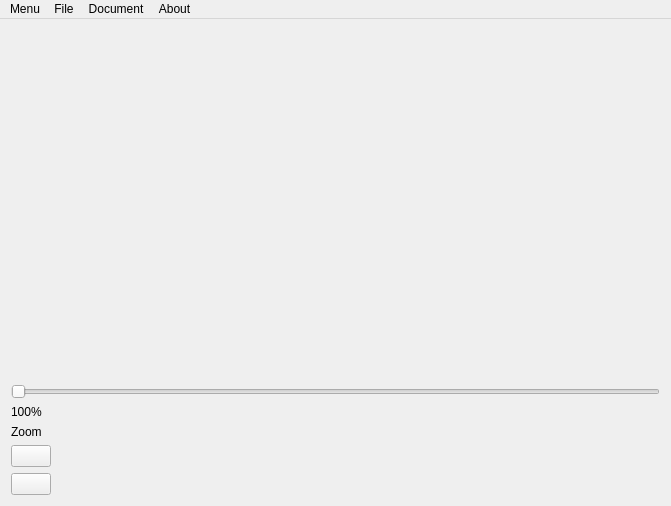
<?xml version="1.0" encoding="UTF-8"?>
<ui version="4.0">
 <class>MainWindowClass</class>
 <widget class="QMainWindow" name="MainWindowClass">
  <property name="geometry">
   <rect>
    <x>0</x>
    <y>0</y>
    <width>671</width>
    <height>506</height>
   </rect>
  </property>
  <property name="windowTitle">
   <string>MainWindow</string>
  </property>
  <widget class="QWidget" name="centralWidget">
   <property name="sizePolicy">
    <sizepolicy hsizetype="Fixed" vsizetype="Preferred">
     <horstretch>0</horstretch>
     <verstretch>0</verstretch>
    </sizepolicy>
   </property>
   <layout class="QHBoxLayout" name="horizontalLayout">
    <item>
     <layout class="QHBoxLayout" name="ImageShowerLayou">
      <item>
       <layout class="QVBoxLayout" name="EditButtonLayout">
        <item>
         <layout class="QVBoxLayout" name="ZoomLayout">
          <item>
           <layout class="QHBoxLayout" name="ImageShowerLayout">
            <item>
             <widget class="QLabel" name="placeholder">
              <property name="autoFillBackground">
               <bool>true</bool>
              </property>
              <property name="styleSheet">
               <string notr="true">color:rgb(0, 0, 0);</string>
              </property>
              <property name="text">
               <string/>
              </property>
             </widget>
            </item>
           </layout>
          </item>
          <item>
           <widget class="QSlider" name="zoomSlider">
            <property name="sizePolicy">
             <sizepolicy hsizetype="Expanding" vsizetype="Fixed">
              <horstretch>0</horstretch>
              <verstretch>0</verstretch>
             </sizepolicy>
            </property>
            <property name="orientation">
             <enum>Qt::Horizontal</enum>
            </property>
           </widget>
          </item>
          <item>
           <widget class="QLabel" name="zoomLabelNumber">
            <property name="sizePolicy">
             <sizepolicy hsizetype="Preferred" vsizetype="Fixed">
              <horstretch>0</horstretch>
              <verstretch>0</verstretch>
             </sizepolicy>
            </property>
            <property name="text">
             <string>100%</string>
            </property>
           </widget>
          </item>
          <item>
           <widget class="QLabel" name="ZoomLabel">
            <property name="sizePolicy">
             <sizepolicy hsizetype="Preferred" vsizetype="Fixed">
              <horstretch>0</horstretch>
              <verstretch>0</verstretch>
             </sizepolicy>
            </property>
            <property name="text">
             <string>Zoom</string>
            </property>
           </widget>
          </item>
          <item>
           <widget class="QPushButton" name="brushPushButton">
            <property name="sizePolicy">
             <sizepolicy hsizetype="Fixed" vsizetype="Fixed">
              <horstretch>0</horstretch>
              <verstretch>0</verstretch>
             </sizepolicy>
            </property>
            <property name="text">
             <string/>
            </property>
            <property name="icon">
             <iconset>
              <normaloff>../resources/brush.png</normaloff>../resources/brush.png</iconset>
            </property>
            <property name="iconSize">
             <size>
              <width>28</width>
              <height>28</height>
             </size>
            </property>
           </widget>
          </item>
          <item>
           <widget class="QPushButton" name="eraserPushButton">
            <property name="sizePolicy">
             <sizepolicy hsizetype="Fixed" vsizetype="Fixed">
              <horstretch>0</horstretch>
              <verstretch>0</verstretch>
             </sizepolicy>
            </property>
            <property name="text">
             <string/>
            </property>
            <property name="icon">
             <iconset>
              <normaloff>../resources/eraser.png</normaloff>../resources/eraser.png</iconset>
            </property>
            <property name="iconSize">
             <size>
              <width>28</width>
              <height>28</height>
             </size>
            </property>
           </widget>
          </item>
         </layout>
        </item>
       </layout>
      </item>
     </layout>
    </item>
   </layout>
  </widget>
  <widget class="QMenuBar" name="menuBar">
   <property name="geometry">
    <rect>
     <x>0</x>
     <y>0</y>
     <width>671</width>
     <height>22</height>
    </rect>
   </property>
   <widget class="QMenu" name="menuMenu">
    <property name="title">
     <string>Menu</string>
    </property>
    <addaction name="actionExit"/>
   </widget>
   <widget class="QMenu" name="menuFile">
    <property name="title">
     <string>File</string>
    </property>
    <addaction name="actionNew"/>
    <addaction name="actionOpen"/>
    <addaction name="actionSave"/>
    <addaction name="actionExport"/>
   </widget>
   <widget class="QMenu" name="menuDocument">
    <property name="title">
     <string>Document</string>
    </property>
    <addaction name="actionConfiguration"/>
   </widget>
   <widget class="QMenu" name="menuAbout">
    <property name="title">
     <string>About</string>
    </property>
   </widget>
   <addaction name="menuMenu"/>
   <addaction name="menuFile"/>
   <addaction name="menuDocument"/>
   <addaction name="menuAbout"/>
  </widget>
  <action name="actionExit">
   <property name="text">
    <string>Exit</string>
   </property>
  </action>
  <action name="actionNew">
   <property name="text">
    <string>New</string>
   </property>
  </action>
  <action name="actionOpen">
   <property name="text">
    <string>Open</string>
   </property>
  </action>
  <action name="actionSave">
   <property name="text">
    <string>Save</string>
   </property>
  </action>
  <action name="actionExport">
   <property name="text">
    <string>Export</string>
   </property>
  </action>
  <action name="actionConfiguration">
   <property name="text">
    <string>Configuration</string>
   </property>
  </action>
 </widget>
 <layoutdefault spacing="6" margin="11"/>
 <resources>
  <include location="../resources/resources.qrc"/>
 </resources>
 <connections/>
</ui>
